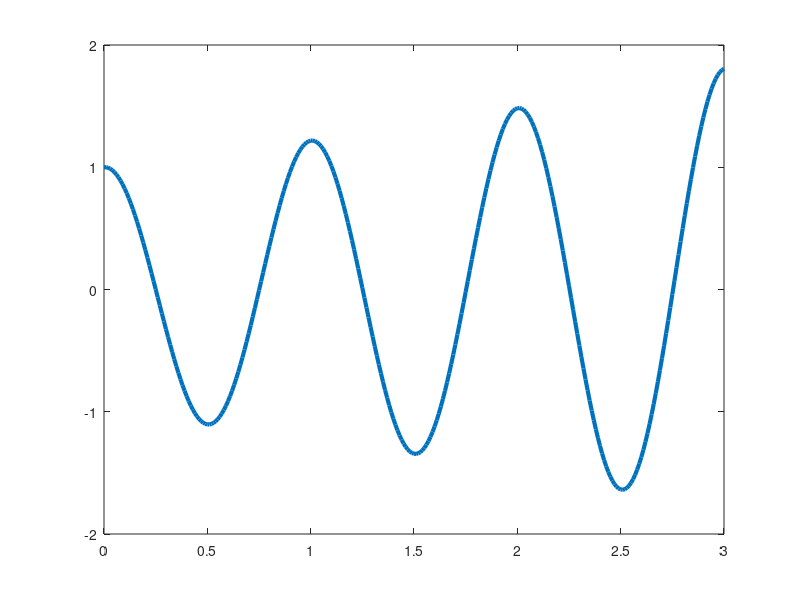

This chart was generated by the following MATLAB code:
clear all; close all; clc
t0=3;
w0=2*pi;
w0c = w0*w0;
q0=1;
dq0=0.0;
dt1=0.01;
t1=(0:dt1:t0)';
np1=size(t1,1);
q1=zeros(np1,1);
dq1=zeros(np1,1);
ddq1=zeros(np1,1);
energ1=zeros(np1,1);
q1(1)=q0;
dq1(1)=dq0;
ddq1(1)=-w0c*q1(1);

for inc=2:np1
    q1(inc)=q1(inc-1)+dt1*dq1(inc-1);
    dq1(inc)=dq1(inc-1)+dt1*ddq1(inc-1);
    ddq1(inc)=-w0c*q1(inc);
end;
ener1=0.5*(dq1.*dq1+w0c*(q1.^2));
plot(t1,q1,'Linewidth',3)
